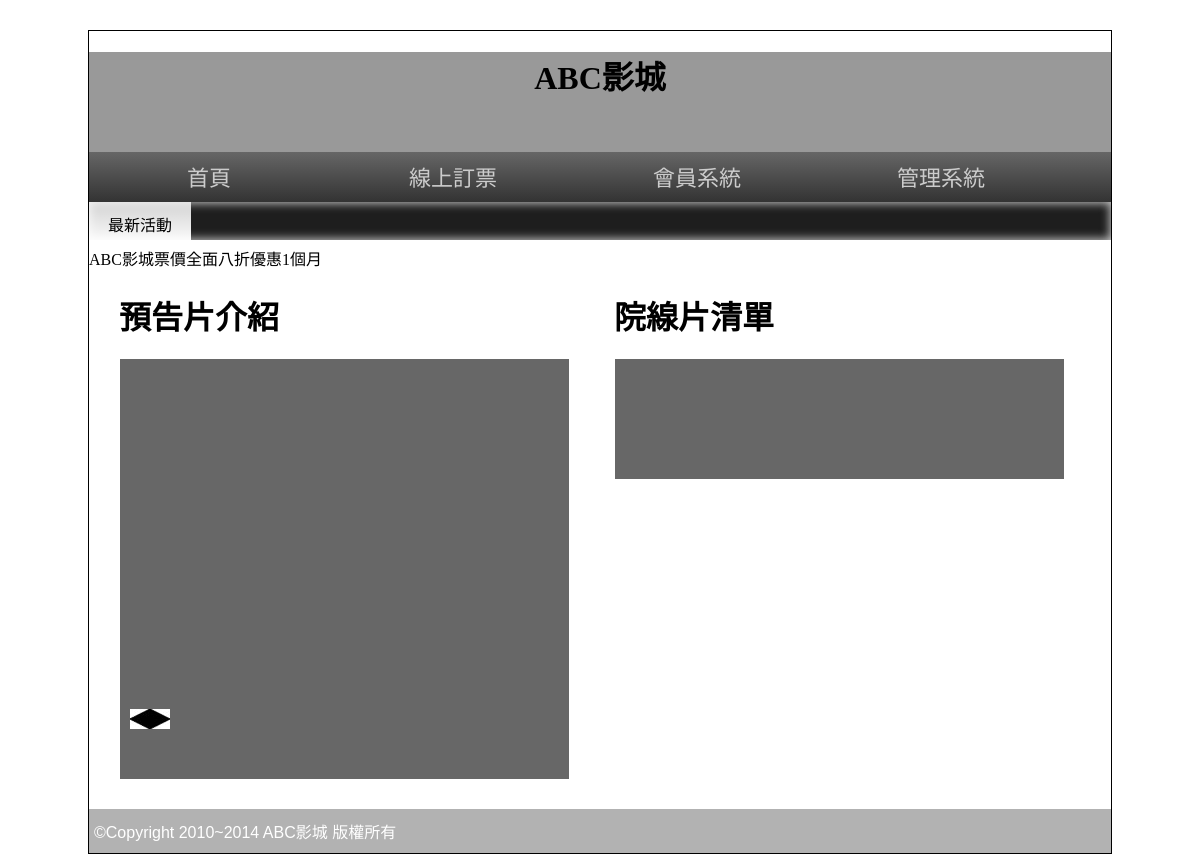
The app's page /, older data.
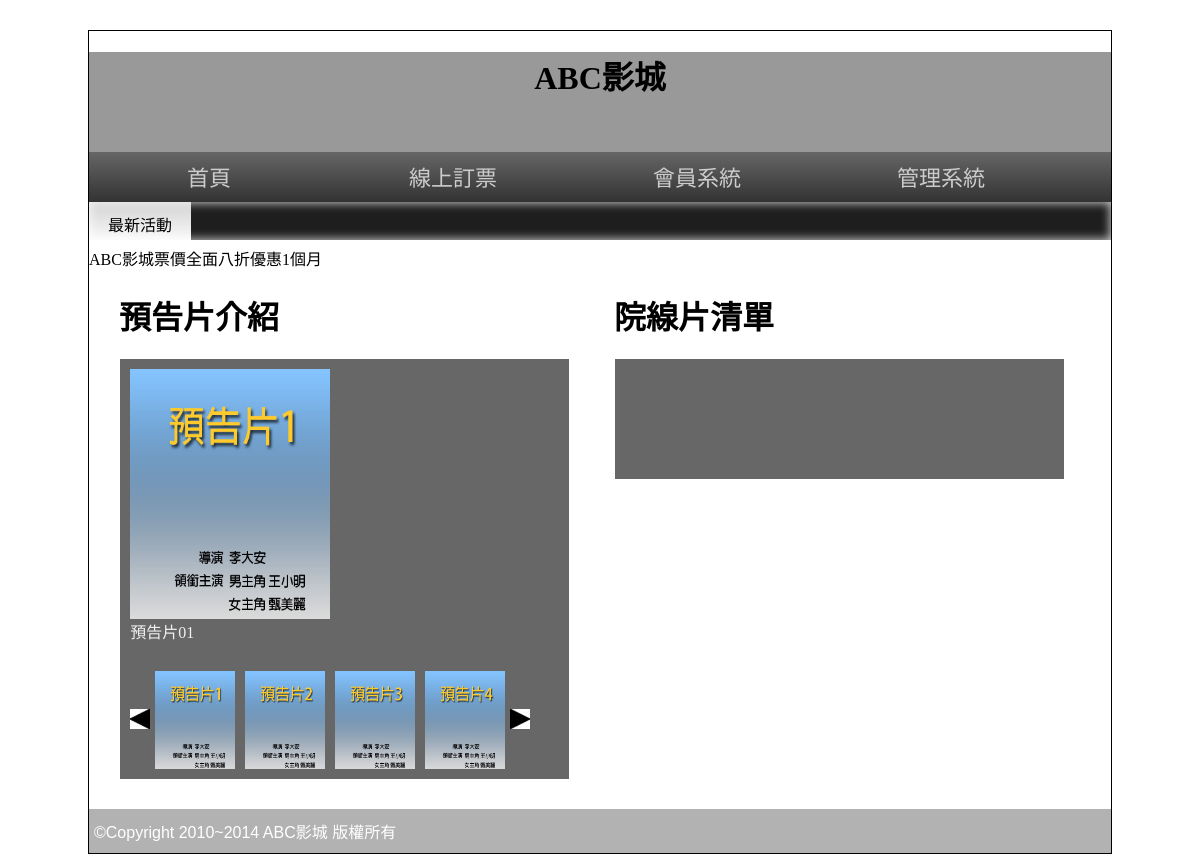
The same page, newer data.
### tables this page shows
CREATE TABLE `poster` (
  `id` int(10) UNSIGNED NOT NULL,
  `img` text NOT NULL,
  `name` text NOT NULL,
  `rank` int(5) NOT NULL,
  `ani` int(1) NOT NULL DEFAULT 1,
  `sh` int(1) NOT NULL DEFAULT 1
);

### api/db.php (called while the page is built, shortened)
<?php
class DB
{
    protected $dsn = "mysql:host=localhost;charset=utf8;dbname=web03-2";
    protected $pdo;
    protected $table;
    public function __construct($table)
    {
        $this->table = $table;
        $this->pdo = new PDO($this->dsn, 'root', '');
    }
    private function a2s($array)
    {
        foreach ($array as $col => $value) {
            $tmp[] = "`$col`='$value'";
        }
        return $tmp;
    }
    private function sql_all($sql, $array, $other)
    {
        if (isset($this->table) && !empty($this->table)) {
            if (is_array($array)) {
                if (!empty($array)) {
                    $tmp = $this->a2s($array);
                    $sql .= " where " . join(" && ", $tmp);
                }
            } else {
                $sql .= " $array ";
            }
            return $sql .= $other;
        } else {
            echo "x table";
        }
    }
    function all($where = '', $other = '')
    {
        $sql = "select * from `$this->table` ";
        $sql = $this->sql_all($sql, $where, $other);
        return $this->pdo->query($sql)->fetchAll(PDO::FETCH_ASSOC);
    }
}
$Poster=new DB('poster');

### front/main.php (the view, shortened to what this page needs)
<div class="half" style="vertical-align:top;">
  <h1>預告片介紹</h1>
  <div class="rb tab" style="width:95%;">
    <div id="abgne-block-20111227">
      <div class="lists" style="width: 420px;height: 300px;">
        <?php
        $rows = $Poster->all(['sh' => 1], " order by rank");
        foreach ($rows as $row) {
        ?>
          <div class="item" data-ani="<?= $row['ani']; ?>" style="height: 300px;">
            <div><img src="./img/<?= $row['img']; ?>" style="width:200px;height: 250px;"></div>
            <div><?= $row['name']; ?></div>
          </div>
        <?php
        }
        ?>
      </div>
      <div class="btns" style="width: 420px;height:100px;display:flex">
        <div onclick="pp(1)" style="display:flex;align-items:center;"><img src="./icon/l.jpg" alt=""></div>
        <?php
        $rows = $Poster->all(['sh' => 1]);
        foreach ($rows as $idx => $row) {
        ?>
          <div class="im" id="ssaa<?= $idx; ?>" style="margin:2px 5px;">
            <img onclick="slide(<?= $idx; ?>)" class="btn"  src="./img/<?= $row['img']; ?>" style="width:80px;height:100px;">
          </div>
        <?php
        }
        ?>
        <div onclick="pp(2)" style="display:flex;align-items:center;"><img src="./icon/r.jpg"></div>
      </div>
    </div>
  </div>
</div>
<div class="half">
  <h1>院線片清單</h1>
  <div class="rb tab" style="width:95%;">
  </div>
</div>

### index.php (shortened to what this page needs)
<?php include_once "./api/db.php";?>
<!DOCTYPE html PUBLIC "-//W3C//DTD XHTML 1.0 Transitional//EN" "http://www.w3.org/TR/xhtml1/DTD/xhtml1-transitional.dtd">
<html xmlns="http://www.w3.org/1999/xhtml">
<head>
  <link rel="stylesheet" href="./css/css.css">
  <link href="./css/s2.css" rel="stylesheet" type="text/css">
</head>
<body>
  <div id="main">
    <div id="top" class="ct" style=" background:#999 center; background-size:cover; " title="替代文字">
      <h1>ABC影城</h1>
    </div>
    <div id="top2">
      <a href="./index.php">首頁</a>
      <a href="./index.php?do=order">線上訂票</a>
      <a href="#">會員系統</a>
      <a href="./back.php">管理系統</a>
    </div>
    <div id="text"> <span class="ct">最新活動</span>
      <marquee direction="right">
        ABC影城票價全面八折優惠1個月
      </marquee>
    </div>
    <div id="mm">
      <?php
      $do = $_GET['do'] ?? 'main';
      $file = "./front/{$do}.php";
      if (file_exists($file)) {
        include $file;
      } else {
        include "./front/main.php";
      }
      ?>
    </div>
    <div id="bo"> ©Copyright 2010~2014 ABC影城 版權所有 </div>
  </div>
</body>
</html>

### css/css.css (style rules this page uses)
body { font-family:微軟正黑體; }
#main { width:1022px; min-height:766px; border:#000 1px solid; margin:30px auto 10px auto; }
#top { display:block; height:100px; }
#top2 { display:block; height:50px; background: -webkit-linear-gradient(top,#666,#333); background: -ms-linear-gradient(top,#666,#333); background: -moz-linear-gradient(top,#666,#333); background: linear-gradient(top,#666,#333); }
#top2 a { display:inline-block; width:200px; padding:12px 20px 12px 20px; text-align:center; color:#ccc; text-decoration:none; font:normal 22px/26px Open Sans,'微軟正黑體'; transition:all ease-in .3s; }
#text { display:block; height:38px; box-shadow:#CCC 0px 0px 10px 1px inset; background-color: #1e1e1e; }
#text span { width:10%; display:inline-block; padding:10px 0px 10px 0px; vertical-align:top; background: -ms-linear-gradient(top,rgba(255,255,255,0.8),rgba(255,255,255,1)); background: -webkit-linear-gradient(top,rgba(255,255,255,0.8),rgba(255,255,255,1)); background: -moz-linear-gradient(top,rgba(255,255,255,0.8),rgba(255,255,255,1)); background: linear-gradient(top,rgba(255,255,255,0.8),rgba(255,255,255,1)); }
#mm { padding:10px; min-height:520px; }
#bo { padding:10px 5px 10px 5px; min-height:20px; display:block; color:#FFF; font-family:Arial, Helvetica, sans-serif,'微軟正黑體'; font-weight:500; background:rgba(0,0,0,0.3); }
.ct { text-align:center; }
.half { width:45%; display:inline-block; padding:2%; }
.rb { background:rgba(39,39,39,0.7); color:rgba(255,255,255,0.9); }
.tab { width:80%; display:block; margin-left:auto; margin-right:auto; min-height:100px; padding:10px; }

### css/s2.css (style rules this page uses)
#abgne-block-20111227 { width: 420px; height: 400px; position: relative; overflow: hidden; }
#abgne-block-20111227 .lists { height: 100%; position: relative; overflow: hidden; }
#abgne-block-20111227 .lists img { width: 100%; height: 100%; border: none; }

Row changes from the older to the newer data that the page shows:
added poster: img (picture), name "預告片01"
added poster: img (picture)
added poster: img (picture)
added poster: img (picture)
